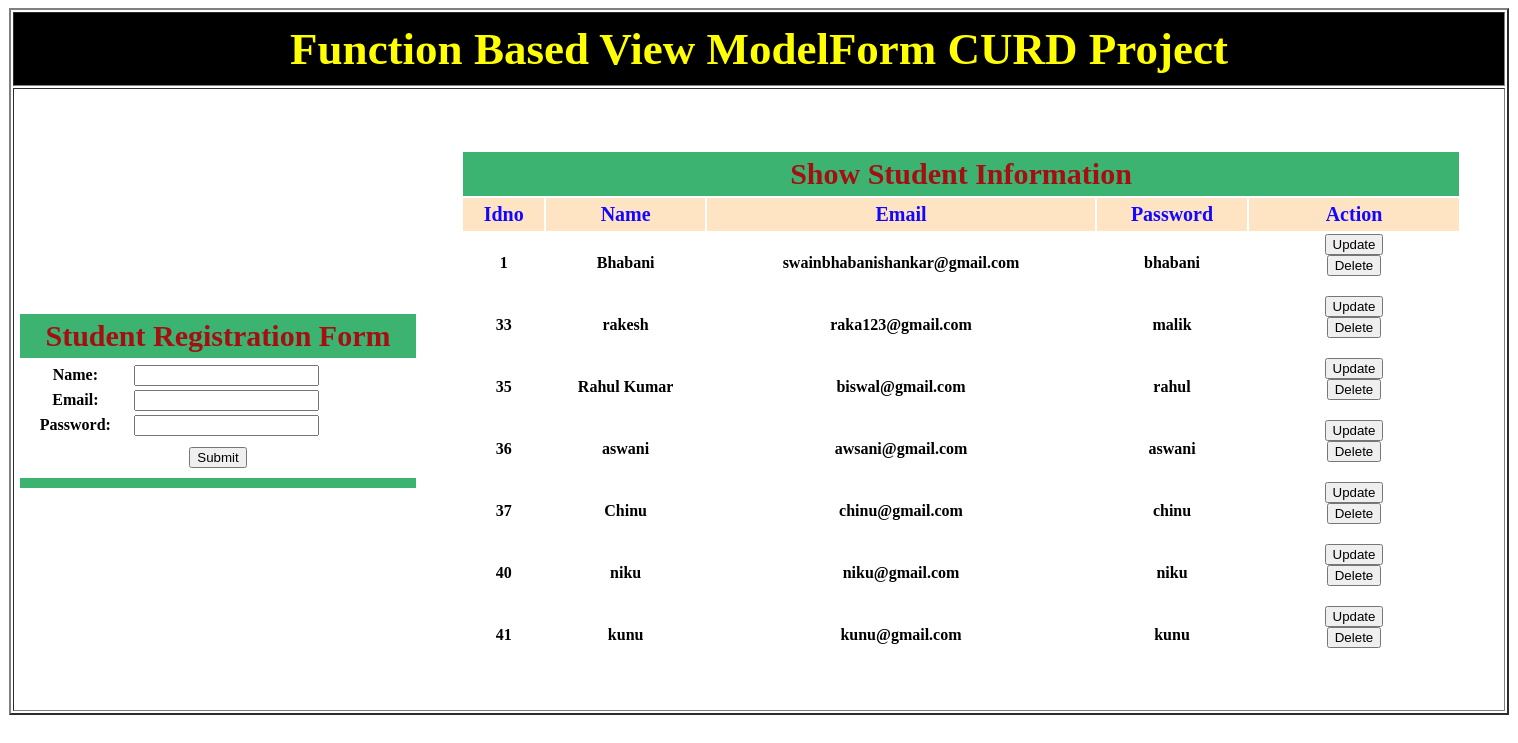
The page / on the database its author committed.
### app120/models.py (models this page shows)
class StudentModel(models.Model):
    name=models.CharField(max_length=50)
    email=models.EmailField(max_length=70)
    password=models.CharField(max_length=30,unique=True)

### app120/views.py (the view)
# urls.py: path('',views.showindex,name='Home'),
def showindex(request):
    if request.method == 'POST':
        fm=StudentForm(request.POST)
        if fm.is_valid():
            nm=fm.cleaned_data['name']
            em=fm.cleaned_data['email']
            pw=fm.cleaned_data['password']
            res=StudentModel(name=nm,email=em,password=pw).save()
            messages.success(request,'Data Save Successfully')
    else:
        fm = StudentForm()
    fm = StudentForm()# Submit the blank form.
    stu=StudentModel.objects.all()
    return render(request,'addshow.html',{'form':fm,'student_data':stu})

### app120/forms.py
class StudentForm(forms.ModelForm):
    class Meta:
        model=StudentModel
        fields=['name','email','password']
        widgets={'password':forms.PasswordInput(render_value=True)}

### templates/addshow.html (shortened to what this page needs)
{% extends 'common.html' %}
{% block common %}
    {% load static %}
    <head>
       <link rel="stylesheet" href="{% static 'css/sample.css' %}">
    </head>
    <body><br>
      <table align="center">
          <tr>
              <th>
                  <form action="{% url 'Home' %}" method="post">
                      <table align="center" border="0" width="400">
                          <tr><th class="sub-title" colspan="2">Student Registration Form</th></tr>
                          <Tr>
                              <th >{{ form }}</th>
                          </Tr>
                          <tr>
                              <Th style="text-align: center;padding: 8px" colspan="2"><button type="submit">Submit</button></Th>
                          </tr>
                          <tr><th class="sub-title" colspan="2">
                          </th></tr>
                      </table>
                  </form>
              </th>
              <th colspan="5" style="padding: 40px">
                  <table align="center" border="0" width="1000">
                      <tr><th class="sub-title" colspan="5">Show Student Information</th></tr>
                      <tr>
                          <th class="one">Idno</th>
                          <th class="one">Name</th>
                          <th class="one">Email</th>
                          <th class="one">Password</th>
                          <th class="one" width="200">Action</th>
                      </tr>
                      {% if student_data %}
                          {% for x in student_data %}
                              <tr>
                                 <th>{{ x.id }}</th>
                                 <th>{{ x.name }}</th>
                                 <th>{{ x.email }}</th>
                                 <th>{{ x.password }}</th>
                                 <th>
                                     <a href="{% url 'update_data' x.id %}">
                                         <button type="submit">Update</button>
                                     </a>
                                     <form action="{% url 'delete_data' x.id %}" method="post">
                                         <button type="submit">Delete</button>
                                     </form>
                                 </th>
                              </tr>
                          {% endfor %}
                      {% else %}
                                  <h1>No Data Avaliable</h1>
                      {% endif %}
                  </table>
              </th>
          </tr>
      </table>
    </body>
{% endblock %}

### templates/common.html
{% load static %}
<html>
  <head>
      <link rel="stylesheet" href="{% static 'css/sample.css' %}">
  </head>
  <body>
     <table align="center" border="2" width="1500">
         <tr>
             <th class="title"> Function Based View ModelForm CURD Project</th>
         </tr>
         <tr>
             <th>
                 {% block common %}
                 {% endblock %}
             </th>
         </tr>
     </table>
  </body>
</html>

### app120/static/css/sample.css (style rules this page uses)
.title { font-family: Algerian; font-size: 45px; padding: 10px; text-align: center; color: yellow; font-weight: bold; background-color: black; }
.sub-title { font-family: "Agency FB"; padding: 5px; font-size: 30px; color: #a50f11; font-weight: bold; background-color: mediumseagreen; }
.one { font-size: 20px; font-family: "Arial Narrow"; text-align: center; padding: 5px; background-color:bisque; color: #1307ff; }

### rows shown on the page
StudentModel: id "1", name "Bhabani", email "swainbhabanishankar@gmail.com", password "bhabani"
StudentModel: id "33", name "rakesh", email "raka123@gmail.com", password "malik"
StudentModel: id "35", name "Rahul Kumar", email "biswal@gmail.com", password "rahul"
StudentModel: id "36", name "aswani", email "awsani@gmail.com", password "aswani"
StudentModel: id "37", name "Chinu", email "chinu@gmail.com", password "chinu"
StudentModel: id "40", name "niku", email "niku@gmail.com", password "niku"
StudentModel: id "41", name "kunu", email "kunu@gmail.com", password "kunu"
